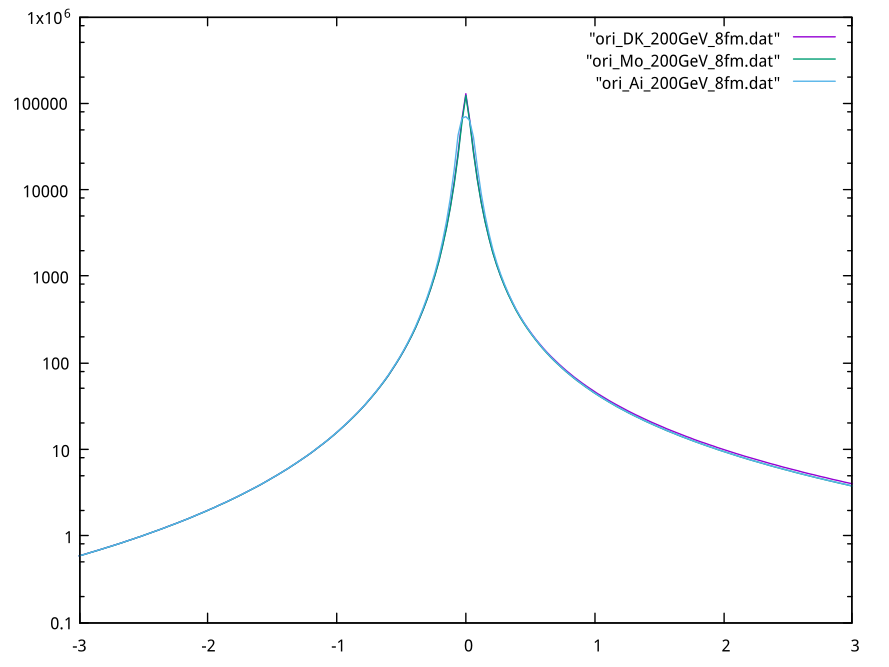

Reproduce this figure in gnuplot.
#!/usr/bin/gnuplot -persist
#
#    
#    	G N U P L O T
#    	Version 5.0 patchlevel 3    last modified 2016-02-21 
#    
#    	Copyright (C) 1986-1993, 1998, 2004, 2007-2016
#    	Thomas Williams, Colin Kelley and many others
#    
#    	gnuplot home:     http://www.gnuplot.info
#    	faq, bugs, etc:   type "help FAQ"
#    	immediate help:   type "help"  (plot window: hit 'h')
# set terminal qt 0 font "Sans,9"
# set output
unset clip points
set clip one
unset clip two
set bar 1.000000 front
set border 31 front lt black linewidth 1.000 dashtype solid
set zdata 
set ydata 
set xdata 
set y2data 
set x2data 
set boxwidth
set style fill  empty border
set style rectangle back fc  bgnd fillstyle   solid 1.00 border lt -1
set style circle radius graph 0.02, first 0.00000, 0.00000 
set style ellipse size graph 0.05, 0.03, first 0.00000 angle 0 units xy
set dummy x, y
set format x "% h" 
set format y "% h" 
set format x2 "% h" 
set format y2 "% h" 
set format z "% h" 
set format cb "% h" 
set format r "% h" 
set timefmt "%d/%m/%y,%H:%M"
set angles radians
set tics back
unset grid
set raxis
set style parallel front  lt black linewidth 2.000 dashtype solid
set key title "" center
set key inside right top vertical Right noreverse enhanced autotitle nobox
set key noinvert samplen 4 spacing 1 width 0 height 0 
set key maxcolumns 0 maxrows 0
set key noopaque
unset label
unset arrow
set style increment default
unset style line
unset style arrow
set style histogram clustered gap 2 title textcolor lt -1
unset object
set style textbox transparent margins  1.0,  1.0 border
unset logscale
set logscale y 10
set offsets 0, 0, 0, 0
set pointsize 1
set pointintervalbox 1
set encoding default
unset polar
unset parametric
unset decimalsign
set view 60, 30, 1, 1
set samples 100, 100
set isosamples 10, 10
set surface 
unset contour
set cntrlabel  format '%8.3g' font '' start 5 interval 20
set mapping cartesian
set datafile separator whitespace
unset hidden3d
set cntrparam order 4
set cntrparam linear
set cntrparam levels auto 5
set cntrparam points 5
set size ratio 0 1,1
set origin 0,0
set style data points
set style function lines
unset xzeroaxis
unset yzeroaxis
unset zzeroaxis
unset x2zeroaxis
unset y2zeroaxis
set xyplane relative 0.5
set tics scale  1, 0.5, 1, 1, 1
set mxtics default
set mytics default
set mztics default
set mx2tics default
set my2tics default
set mcbtics default
set mrtics default
set xtics border in scale 1,0.5 mirror norotate  autojustify
set xtics  norangelimit autofreq 
set ytics border in scale 1,0.5 mirror norotate  autojustify
set ytics  norangelimit autofreq 
set ztics border in scale 1,0.5 nomirror norotate  autojustify
set ztics  norangelimit autofreq 
unset x2tics
unset y2tics
set cbtics border in scale 1,0.5 mirror norotate  autojustify
set cbtics  norangelimit autofreq 
set rtics axis in scale 1,0.5 nomirror norotate  autojustify
set rtics  norangelimit autofreq 
unset paxis 1 tics
unset paxis 2 tics
unset paxis 3 tics
unset paxis 4 tics
unset paxis 5 tics
unset paxis 6 tics
unset paxis 7 tics
set title "" 
set title  font "" norotate
set timestamp bottom 
set timestamp "" 
set timestamp  font "" norotate
set rrange [ * : * ] noreverse nowriteback
set trange [ * : * ] noreverse nowriteback
set urange [ * : * ] noreverse nowriteback
set vrange [ * : * ] noreverse nowriteback
set xlabel "" 
set xlabel  font "" textcolor lt -1 norotate
set x2label "" 
set x2label  font "" textcolor lt -1 norotate
set xrange [ * : * ] noreverse nowriteback
set x2range [ * : * ] noreverse nowriteback
set ylabel "" 
set ylabel  font "" textcolor lt -1 rotate by -270
set y2label "" 
set y2label  font "" textcolor lt -1 rotate by -270
set yrange [ * : * ] noreverse nowriteback
set y2range [ * : * ] noreverse nowriteback
set zlabel "" 
set zlabel  font "" textcolor lt -1 norotate
set zrange [ * : * ] noreverse nowriteback
set cblabel "" 
set cblabel  font "" textcolor lt -1 rotate by -270
set cbrange [ * : * ] noreverse nowriteback
set paxis 1 range [ * : * ] noreverse nowriteback
set paxis 2 range [ * : * ] noreverse nowriteback
set paxis 3 range [ * : * ] noreverse nowriteback
set paxis 4 range [ * : * ] noreverse nowriteback
set paxis 5 range [ * : * ] noreverse nowriteback
set paxis 6 range [ * : * ] noreverse nowriteback
set paxis 7 range [ * : * ] noreverse nowriteback
set zero 1e-08
set lmargin  -1
set bmargin  -1
set rmargin  -1
set tmargin  -1
set locale "zh_CN.utf8"
set pm3d explicit at s
set pm3d scansautomatic
set pm3d interpolate 1,1 flush begin noftriangles noborder corners2color mean
set palette positive nops_allcF maxcolors 0 gamma 1.5 color model RGB 
set palette rgbformulae 7, 5, 15
set colorbox default
set colorbox vertical origin screen 0.9, 0.2, 0 size screen 0.05, 0.6, 0 front bdefault
set style boxplot candles range  1.50 outliers pt 7 separation 1 labels auto unsorted
set loadpath 
set fontpath 
set psdir
set fit brief errorvariables nocovariancevariables errorscaling prescale nowrap v5
GNUTERM = "qt"
x = 0.0
## Last datafile plotted: "ori_Ai_200GeV_8fm.dat"
plot "ori_DK_200GeV_8fm.dat" w l, "ori_Mo_200GeV_8fm.dat" w l, "ori_Ai_200GeV_8fm.dat" w l
#    EOF
